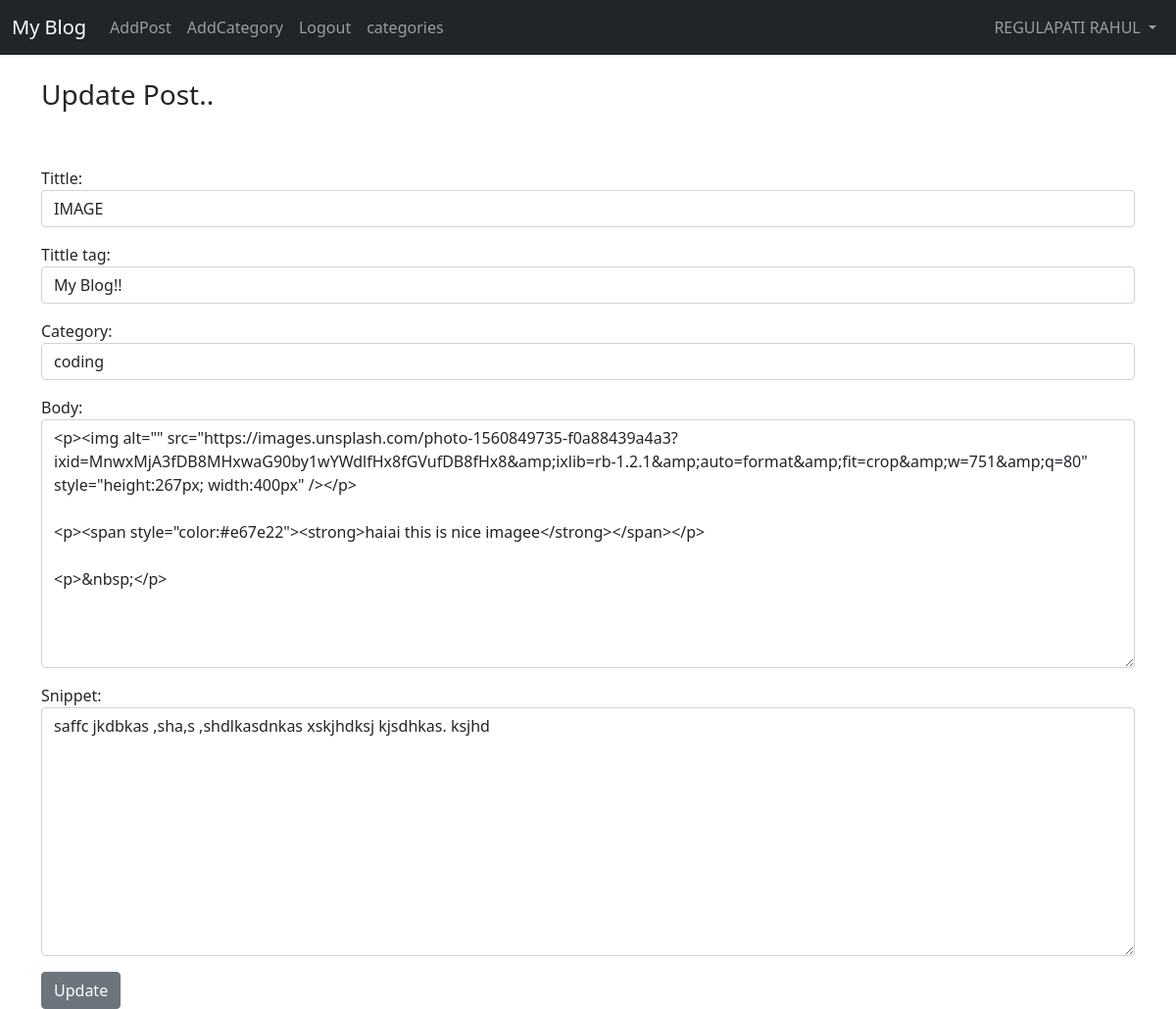
The page /article/edit/40 (signed in) on the database its author committed.
### BLOG/models.py (models this page shows, shortened)
class Post(models.Model):
    tittle = models.CharField(max_length=255)
    header_image = models.ImageField(null=True, blank=True, upload_to="images/")
    tittle_tag = models.CharField(max_length=255, )
    author = models.ForeignKey(User, on_delete=models.CASCADE)
    body = RichTextField(blank=True, null=True)
    post_date = models.DateTimeField(auto_now_add=True)
    category = models.CharField(max_length=255, default='coding')
    snippet = models.CharField(max_length=255, )
    likes = models.ManyToManyField(User, related_name='blog_post')

### BLOG/views.py (the view)
# urls.py: path('article/edit/<int:pk>', UpdatePostView.as_view(), name='update_post'),
class UpdatePostView(UpdateView):
    model = Post
    form_class = EditForm
    template_name = 'update_post.html'

### BLOG/forms.py
class EditForm(forms.ModelForm):
    class Meta:
        model = Post
        fields = ('tittle', 'tittle_tag', 'category', 'body', 'snippet')
        widgets = {
            'tittle': forms.TextInput(attrs={'class': 'form-control'}),
            'tittle_tag': forms.TextInput(attrs={'class': 'form-control'}),
            'category': forms.Select(choices=choices_list, attrs={'class': 'form-control'}),
            'body': forms.Textarea(attrs={'class': 'form-control'}),
            'snippet': forms.Textarea(attrs={'class': 'form-control'}),
        }

### BLOG/Templates/update_post.html (shortened to what this page needs)
{% extends 'base.html' %}
{% block content %}
{% if user.is_authenticated %}
    {% if user.id == post.author.id %}
		<h3>Update Post..</h3>
		<br/><br/>
		<div class="form-group">
		<form action = "" method = "post">
			{{form.as_p }}
			<button class="btn btn-secondary">Update</button>
		</form>
		</div>
      {% else %}
             You are not allowed here! (....$$$....)
      {% endif %}
{% else %}
You are not allowed here! (....$$$....)
{% endif %}
{% endblock %}

### BLOG/Templates/base.html (shortened to what this page needs)
<!doctype html>
<html lang="en">
{% load static %}
  <head>
    <link href="https://cdn.jsdelivr.net/npm/bootstrap@5.0.2/dist/css/bootstrap.min.css" rel="stylesheet">
  </head>
  <body>
  <nav class="navbar navbar-expand-lg navbar-dark bg-dark">
  <div class="container-fluid">
    <a class="navbar-brand" href="{% url 'home' %}">My Blog</a>
    <div class="collapse navbar-collapse" id="navbarSupportedContent">
      <ul class="navbar-nav me-auto mb-2 mb-lg-0">
        {% if user.is_authenticated %}
        <li class="nav-item">
          <a class="nav-link" href="{% url 'add_post' %}">AddPost</a>
        </li>
        <li class="nav-item">
          <a class="nav-link" href="{% url 'add_category' %}">AddCategory</a>
        </li>
        <li class="nav-item">
          <a class="nav-link" href="{% url 'logout' %}">Logout</a>
        </li>
        {% endif %}
        {% if cat_menu %}
        <li class="nav-item dropdown">
          <a class="nav-link dropdown-toggle" href="#" id="navbarDropdown" role="button" data-bs-toggle="dropdown" aria-expanded="false">
            Categories
          </a>
          <ul class="dropdown-menu" aria-labelledby="navbarDropdown">
            {% for item in cat_menu %}
            <li><a class="dropdown-item" href="{% url 'category' item|slugify %}"> {{ item }}</a></li>
            {% endfor %}
          </ul>
        </li>
        {% else %}
          <li class="nav-item">
            <a class="nav-link" href="{% url 'category-list' %}">categories</a>
          </li>
        {% endif %}
      </ul>
      {% if user.is_authenticated %}
         <ul class="navbar-nav ml-auto">
           <li class="nav-item dropdown">
          <a class="nav-link dropdown-toggle" href="#" id="navbarDropdown" role="button" data-bs-toggle="dropdown" aria-expanded="false">
            {{ user.first_name }} {{ user.last_name }}
          </a>
        </li>
    </ul>
      {% endif %}
    </div>
  </div>
</nav>
  <br/>
  <div class="container">
    {% block content %}
    {% endblock %}
</div>
  </body>
</html>

### BLOG/Templates/base.html (style rules this page uses)
body { background-color:white; }

### rows shown on the page
Post: tittle "IMAGE", tittle_tag "My Blog!!", category "coding", body "<p><img alt=\"\" src=\"https://images.unsplash.com/photo-1560849735-f0a88439a4a3?ixid=MnwxMjA3fDB8MHxwaG90by1wYWdlfHx8fGVufDB8fHx8&amp;ixlib=rb-1.2.1&amp;auto=format&amp;fit=crop&amp;w=751&amp;q=80\" style=\"height:267px; width:400px\" /></p> <p><span style=\"color:#e67e22\"><strong>haiai this is nice imagee</strong></span></p> <p>&nbsp;</p>", snippet "saffc jkdbkas ,sha,s ,shdlkasdnkas xskjhdksj kjsdhkas. ksjhd"

### other values the page prints
{{ user.first_name }} "REGULAPATI"
{{ user.last_name }} "RAHUL"
